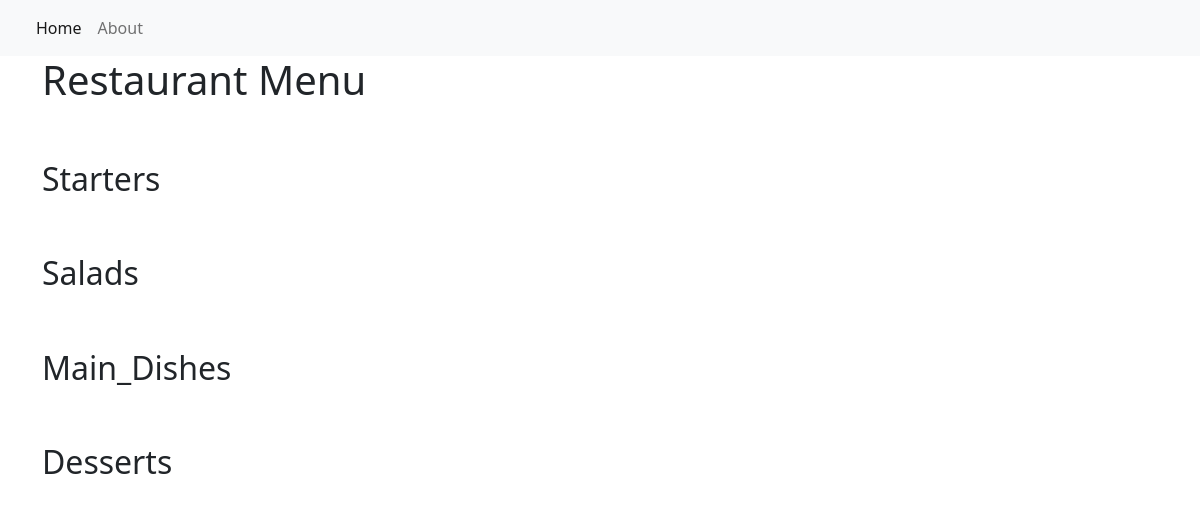
The app's page /, older data.
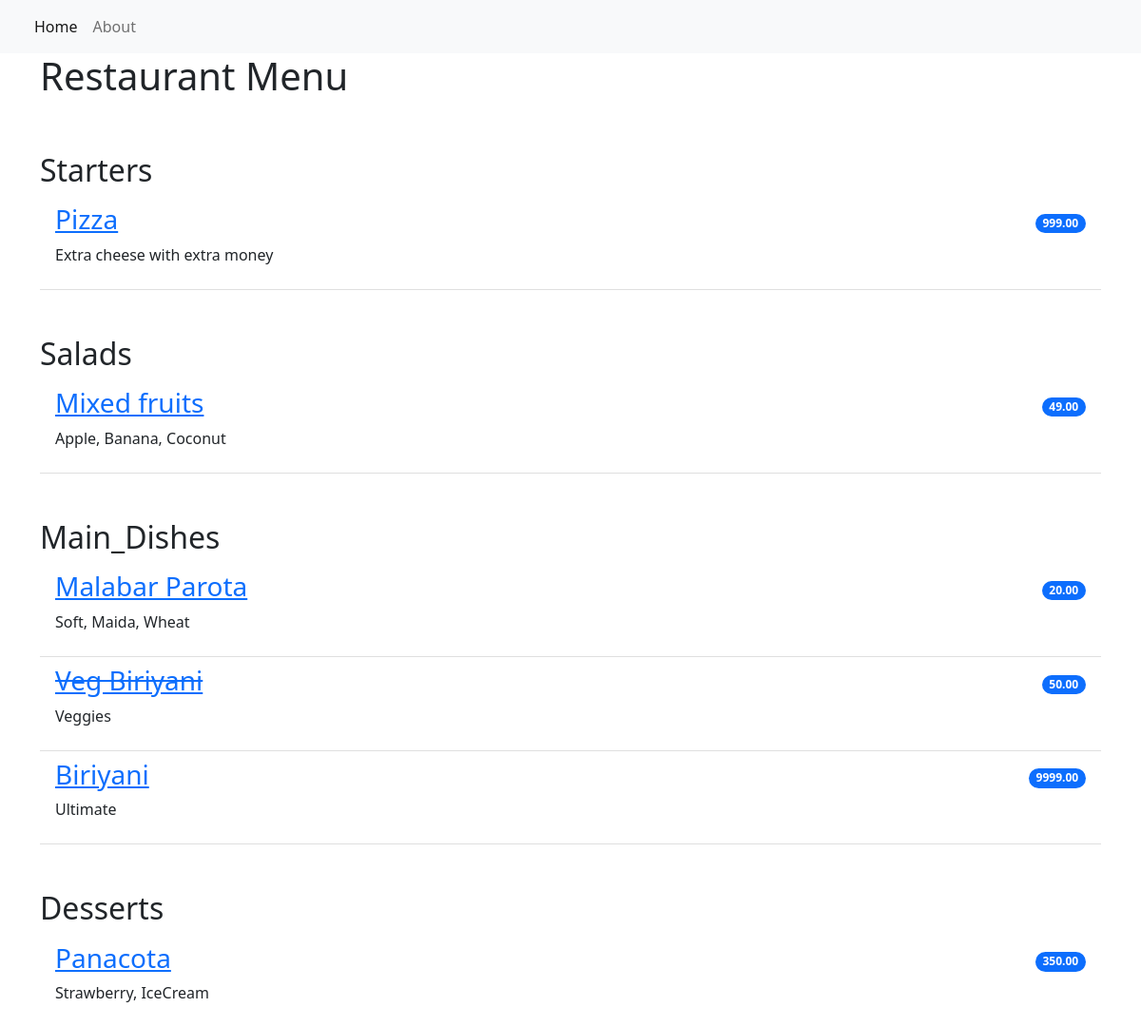
The same page, newer data.
### Restaurent_Menu/models.py (models this page shows, shortened)
class Item(models.Model):
    meal = models.CharField(max_length=100, unique=True)
    description = models.CharField(max_length=2000)
    price = models.DecimalField(max_digits=10, decimal_places=2)
    meal_type = models.CharField(max_length=200, choices=MEAL_TYPE)
    author = models.ForeignKey(User, on_delete=models.PROTECT)
    status = models.IntegerField(choices=STATUS,default=1)
    date_created = models.DateTimeField(auto_now_add=True)
    date_updated = models.DateTimeField(auto_now=True)

### Restaurent_Menu/views.py (the view)
# urls.py: path('', views.MenuList.as_view(), name='home'),  # Home is having empty string,,, as_view() is not used in func based view
class MenuList(generic.ListView):
    queryset = Item.objects.order_by("-date_created")
    template_name = "index.html"
    def get_context_data(self, **kwargs):
        context = super().get_context_data(**kwargs)
        context["meals"] = MEAL_TYPE
        return context

### Restaurent_Menu/templates/index.html
{% extends 'base.html' %}
{% block content %}
<div class="container">
  <h1>Restaurant Menu</h1>
    <ul class="list-group list-group-flush">
        {% for meal in meals %}
            <h2 class="pt-5">{{ meal.1 }}</h2>
                {% for row in item_list %}
                    {% if row.meal_type == meal.0 %}
                        {% if row.status == 0 %}
                        <li class="list-group-item d-flex justify-content-between align-items-center border-0 pb-0">
                            <a href="{% url 'menu_item' row.pk %}"><h3><del>{{ row.meal }}</del></h3></a>
                            <span class="badge bg-primary rounded-pill">{{ row.price }}</span>
                        </li>
                        <li class="list-group-item pt-0">
                            <p>{{ row.description }}</p>
                        </li>
                        {% else %}
                        <li class="list-group-item d-flex justify-content-between align-items-center border-0 pb-0">
                            <a href="{% url 'menu_item' row.pk %}"><h3>{{ row.meal }}</h3></a>
                            <span class="badge bg-primary rounded-pill">{{ row.price }}</span>
                        </li>
                        <li class="list-group-item pt-0">
                            <p>{{ row.description }}</p>
                        </li>
                        {% endif %}
                    {% endif %}
                {% endfor %}
        {% endfor %}
    </ul>
</div>
{% endblock content %}

### Restaurent_Menu/templates/base.html (shortened to what this page needs)
<!DOCTYPE html>
<html lang="en">
    <head>
        <link href="https://cdn.jsdelivr.net/npm/bootstrap@5.2.0-beta1/dist/css/bootstrap.min.css" rel="stylesheet">
    </head>
    <body>
        <nav class="navbar navbar-expand-lg bg-light">
            <div class="container-fluid">
                <div class="collapse navbar-collapse" id="navbarNav">
                    <ul class="navbar-nav">
                         <li class="nav-item">
                            <a class="nav-link active" aria-current="page" href="{% url 'home' %}">Home</a>
                        </li>
                        <li class="nav-item">
                            <a class="nav-link" aria-current="page" href="{% url 'home' %}">About</a>
                        </li>
                    </ul>
                </div>
            </div>
        </nav>
        {% block content %}
        {% endblock content %}
    </body>
</html>

Row changes from the older to the newer data that the page shows:
added Item: meal "Pizza", price "999.00", description "Extra cheese with extra money", shown under "Starters"
added Item: meal "Mixed fruits", price "49.00", description "Apple, Banana, Coconut", shown under "Salads"
added Item: meal "Malabar Parota", price "20.00", description "Soft, Maida, Wheat", shown under "Main_Dishes"
added Item: meal "Veg Biriyani", price "50.00", description "Veggies", shown under "Main_Dishes"
added Item: meal "Biriyani", price "9999.00", description "Ultimate", shown under "Main_Dishes"
added Item: meal "Panacota", price "350.00", description "Strawberry, IceCream", shown under "Desserts"
